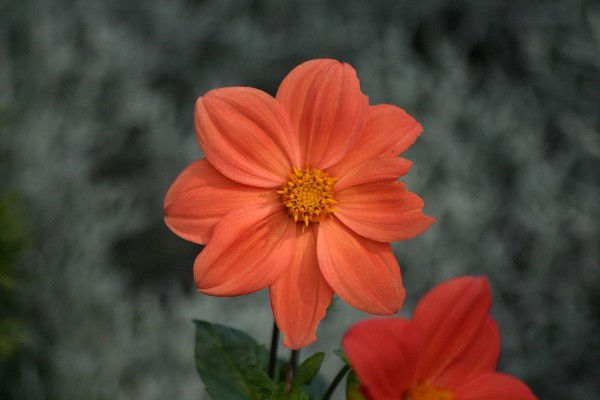
#> input picture NSI/Projet.sur.les.images/flower.jpg, 600 x 400 px, found by its file name
$ python niveaudegris.py
#> lines starting #> are read from the running program, lines starting #| are printed output that depends on the picture
from site import getuserbase
from PIL import Image
img = Image.open("C:\\Users\\gouba\\Documents\\NSI\\Projet.sur.les.images\\flower.jpg")
#> img is the input picture: PIL image 600x400 RGB; mean R, G, B 93.7, 65.4, 53.7
largeur,hauteur=img.size
#> largeur = 600; hauteur = 400
for y in range(hauteur):
    for x in range(largeur):
        r,v,b=img.getpixel((x,y))
        img.putpixel((x,y),(int(r+v+b/3),int(r+v+b/3),int(r+v+b/3)))
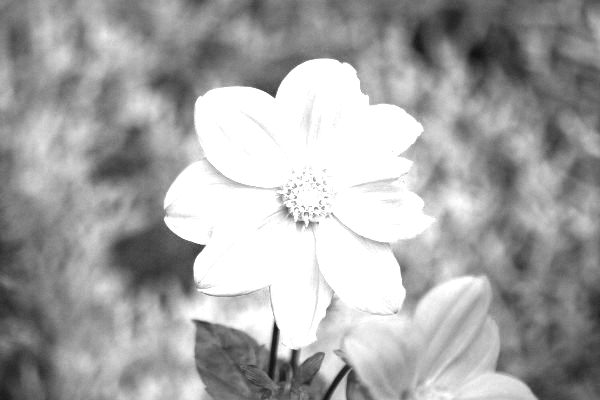
#> img: PIL image 600x400 RGB; min 14, max 255, mean 165.8
for y in range(hauteur):
    for x in range(largeur):
        a1,a2,a3=img.getpixel((x,y))
        gbase = a1  # On calcule le gris
        r1, v1, b1 = img.getpixel((x-1, y))  # On récupère la couleur du pixel de gauche
        gg = int(r1+v1+b1/3)  #   pour en calculer le gris
        r2, v2, b2 = img.getpixel((x, y-1))  # On récupère la couleur du pixel du haut
        gh = int(r2+v2+b2/3)  #   pour en calculer le gris
        # Si la différence entre les gris dépasse la valeur de seuil, on le signale
        if abs(gbase - gg) > 10 or abs(gbase - gh) > 10:
            img.putpixel((x, y), (r,v,b))
        else:
            img.putpixel((x, y), (255,255,255))
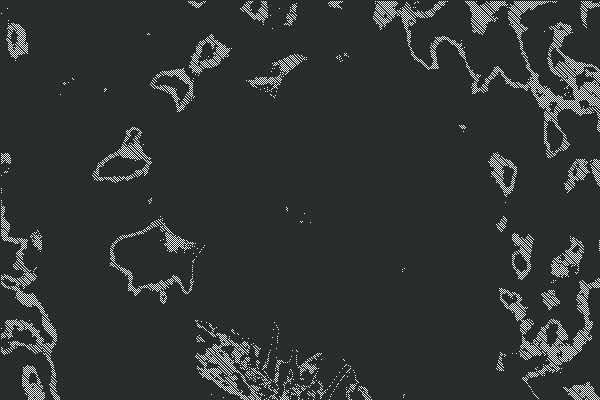
#> img: PIL image 600x400 RGB; mean R, G, B 49.2, 54.9, 53
img.show()
